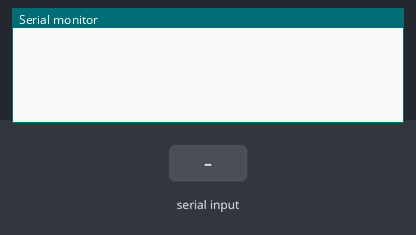
The sketch below on a simulated Arduino Uno, built with avr-gcc and run on an emulated ATmega328P. Shown: the last lines printed to the serial monitor. The inputs (shaded band) are chosen by the test bench.

Above: at 1.2 s.
1.3 s: "Volume up" received over the second serial link
At 1.7 s:
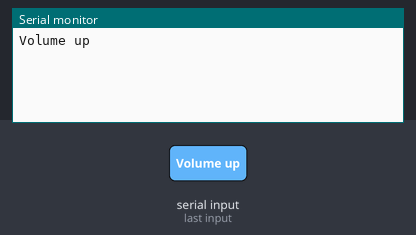
2.8 s: "Volume down" received over the second serial link
At 3.6 s:
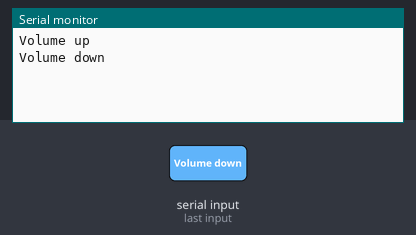
4.4 s: "power" received over the second serial link
At 5.0 s:
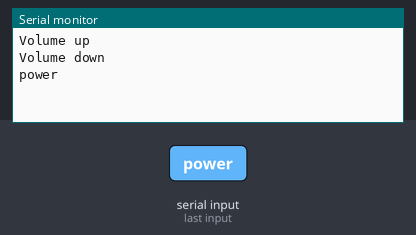
5.9 s: "mute" received over the second serial link
At 7.0 s:
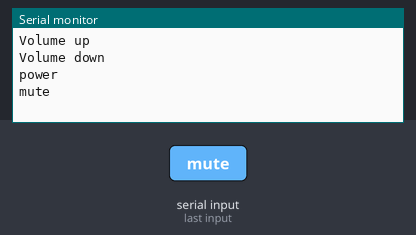
7.4 s: "90,45\n" received over the second serial link
At 8.4 s:
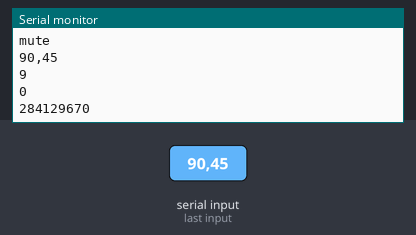
8.9 s: "200\n" received over the second serial link
At 9.8 s:
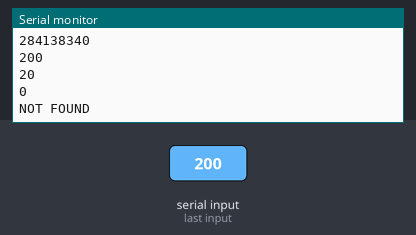
Timing chart, 0 to 11.4 s (numbered marks = the images above; inputs shaded):
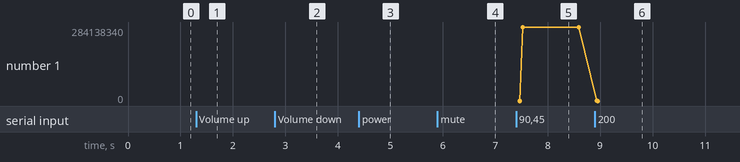

Measured:
- after the input at 1.3 s, the serial monitor: prints a new line after 0.09 s (image 1)
- after the input at 2.8 s, the serial monitor: prints a new line after 0.11 s (image 2)
- after the input at 4.4 s, the serial monitor: prints a new line after 0.05 s (image 3)
- after the input at 5.9 s, the serial monitor: prints a new line at once (image 4)
- after the input at 7.4 s, the serial monitor: prints a new line after 0.06 s (image 5)
- after the input at 8.9 s, the serial monitor: prints a new line at once (image 6)

The sketch:

REMOTE_WITH_ARDUINO.ino
```cpp
#include <IRremote.h>
#include <SoftwareSerial.h>
IRsend irsend;
uint32_t  channelcode[]={0x10EF9B64,0x10EFA956,0x10EF9966,0x10EFB946,0x10EF6B94,0x10EF5BA4,0x10EF7B84,0x10EF6996,0x10EF59A6,0x10EF7986};
                         // 0             1         2         3            4         5          6          7          8          9
SoftwareSerial BT(10, 11); //TX, RX respetively
String state;// string to store incoming message from bluetooth

void setup() {
  Serial.begin(9600);
  BT.begin(9600);// bluetooth serial communication will happen on pin 10 and 11

}

void loop() {
 while (BT.available()){  //Check if there is an available byte to read
  delay(10); //Delay added to make thing stable
  char c = BT.read(); //Conduct a serial read
  state += c;
  }
  if (state.length() > 0) {
    Serial.println(state);
    if(state!="Volume up"&&state!="Volume down"&&state!="power"&&state!="mute"){
  int intstate =state.toInt(); //CHANGE TTHE STRING INTO NUMBER
  int ten=intstate/10;///    62    SO 62/10     6   02    0
  int one=intstate%10;///    62    SO 62%10     2   2     2
  Serial.println(ten);
  Serial.println(one);
  if(intstate>9  && intstate<100){ //if two digit number so enter in the loop
  irsend.sendNEC(channelcode[ten], 32);
  Serial.println(channelcode[ten]);
  delay(1000);
  irsend.sendNEC(channelcode[one], 32);
  Serial.println(channelcode[one]);
  }
  else if(intstate>=0 && intstate<=9 ){//if one digit number enter in this for
  irsend.sendNEC(channelcode[one], 32);
   }
   else{
    Serial.print("NOT FOUND");
    }

   }
   else{
    if(state=="Volume up"){
    irsend.sendNEC(0x10EFC13E, 32);
    }
    else if(state=="Volume down"){
    irsend.sendNEC(0x10EF619E, 32);
    }
else if(state=="power"){
    irsend.sendNEC(0x10EFEB14, 32);
    }
else if(state=="mute"){
    irsend.sendNEC(0x10EFFB04, 32);
    }
else{
  Serial.print("NOT FOUND");
  }

    }


state ="";}} //Reset the variable
```
